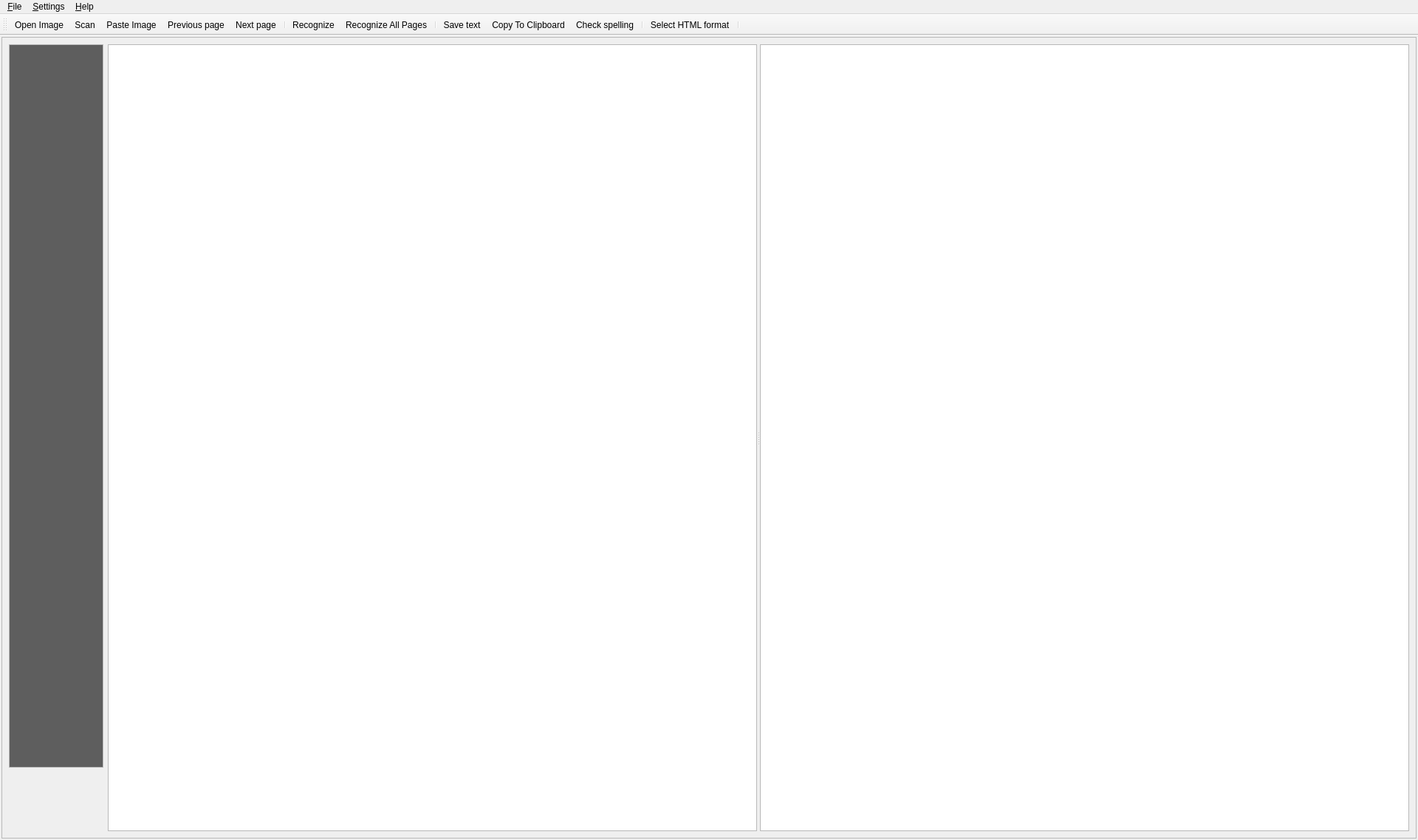
<?xml version="1.0" encoding="UTF-8"?>
<ui version="4.0">
 <class>MainWindow</class>
 <widget class="QMainWindow" name="MainWindow">
  <property name="geometry">
   <rect>
    <x>0</x>
    <y>0</y>
    <width>1920</width>
    <height>1138</height>
   </rect>
  </property>
  <property name="contextMenuPolicy">
   <enum>Qt::CustomContextMenu</enum>
  </property>
  <property name="windowTitle">
   <string>MainWindow</string>
  </property>
  <property name="windowIcon">
   <iconset resource="yagf.qrc">
    <normaloff>:/yagf.png</normaloff>:/yagf.png</iconset>
  </property>
  <property name="locale">
   <locale language="English" country="UnitedStates"/>
  </property>
  <widget class="QWidget" name="centralwidget">
   <layout class="QVBoxLayout" name="verticalLayout">
    <property name="spacing">
     <number>2</number>
    </property>
    <property name="margin">
     <number>2</number>
    </property>
    <item>
     <widget class="QFrame" name="frame">
      <property name="frameShape">
       <enum>QFrame::StyledPanel</enum>
      </property>
      <property name="frameShadow">
       <enum>QFrame::Raised</enum>
      </property>
      <layout class="QHBoxLayout" name="horizontalLayout_2">
       <item>
        <layout class="QHBoxLayout" name="horizontalLayout">
         <item>
          <layout class="QVBoxLayout" name="verticalLayout_2">
           <item>
            <widget class="SideBar" name="sideBar">
             <property name="minimumSize">
              <size>
               <width>128</width>
               <height>0</height>
              </size>
             </property>
             <property name="maximumSize">
              <size>
               <width>128</width>
               <height>16777215</height>
              </size>
             </property>
             <property name="palette">
              <palette>
               <active>
                <colorrole role="Base">
                 <brush brushstyle="SolidPattern">
                  <color alpha="255">
                   <red>94</red>
                   <green>94</green>
                   <blue>94</blue>
                  </color>
                 </brush>
                </colorrole>
               </active>
               <inactive>
                <colorrole role="Base">
                 <brush brushstyle="SolidPattern">
                  <color alpha="255">
                   <red>94</red>
                   <green>94</green>
                   <blue>94</blue>
                  </color>
                 </brush>
                </colorrole>
               </inactive>
               <disabled>
                <colorrole role="Base">
                 <brush brushstyle="SolidPattern">
                  <color alpha="255">
                   <red>255</red>
                   <green>255</green>
                   <blue>255</blue>
                  </color>
                 </brush>
                </colorrole>
               </disabled>
              </palette>
             </property>
             <property name="midLineWidth">
              <number>1</number>
             </property>
             <property name="horizontalScrollBarPolicy">
              <enum>Qt::ScrollBarAlwaysOff</enum>
             </property>
             <property name="alternatingRowColors">
              <bool>true</bool>
             </property>
             <property name="iconSize">
              <size>
               <width>100</width>
               <height>128</height>
              </size>
             </property>
             <property name="textElideMode">
              <enum>Qt::ElideNone</enum>
             </property>
             <property name="flow">
              <enum>QListView::LeftToRight</enum>
             </property>
             <property name="spacing">
              <number>4</number>
             </property>
             <property name="viewMode">
              <enum>QListView::IconMode</enum>
             </property>
            </widget>
           </item>
           <item>
            <widget class="DropLabel" name="label">
             <property name="minimumSize">
              <size>
               <width>128</width>
               <height>80</height>
              </size>
             </property>
             <property name="maximumSize">
              <size>
               <width>128</width>
               <height>80</height>
              </size>
             </property>
             <property name="palette">
              <palette>
               <active>
                <colorrole role="WindowText">
                 <brush brushstyle="SolidPattern">
                  <color alpha="255">
                   <red>76</red>
                   <green>76</green>
                   <blue>76</blue>
                  </color>
                 </brush>
                </colorrole>
                <colorrole role="Button">
                 <brush brushstyle="SolidPattern">
                  <color alpha="255">
                   <red>94</red>
                   <green>94</green>
                   <blue>94</blue>
                  </color>
                 </brush>
                </colorrole>
                <colorrole role="Dark">
                 <brush brushstyle="SolidPattern">
                  <color alpha="255">
                   <red>94</red>
                   <green>94</green>
                   <blue>94</blue>
                  </color>
                 </brush>
                </colorrole>
                <colorrole role="Text">
                 <brush brushstyle="SolidPattern">
                  <color alpha="255">
                   <red>60</red>
                   <green>60</green>
                   <blue>60</blue>
                  </color>
                 </brush>
                </colorrole>
                <colorrole role="BrightText">
                 <brush brushstyle="SolidPattern">
                  <color alpha="255">
                   <red>94</red>
                   <green>94</green>
                   <blue>94</blue>
                  </color>
                 </brush>
                </colorrole>
                <colorrole role="ButtonText">
                 <brush brushstyle="SolidPattern">
                  <color alpha="255">
                   <red>76</red>
                   <green>76</green>
                   <blue>76</blue>
                  </color>
                 </brush>
                </colorrole>
                <colorrole role="Base">
                 <brush brushstyle="SolidPattern">
                  <color alpha="255">
                   <red>94</red>
                   <green>94</green>
                   <blue>94</blue>
                  </color>
                 </brush>
                </colorrole>
                <colorrole role="Window">
                 <brush brushstyle="SolidPattern">
                  <color alpha="255">
                   <red>94</red>
                   <green>94</green>
                   <blue>94</blue>
                  </color>
                 </brush>
                </colorrole>
                <colorrole role="AlternateBase">
                 <brush brushstyle="SolidPattern">
                  <color alpha="255">
                   <red>94</red>
                   <green>94</green>
                   <blue>94</blue>
                  </color>
                 </brush>
                </colorrole>
                <colorrole role="NoRole">
                 <brush brushstyle="SolidPattern">
                  <color alpha="255">
                   <red>94</red>
                   <green>94</green>
                   <blue>94</blue>
                  </color>
                 </brush>
                </colorrole>
               </active>
               <inactive>
                <colorrole role="WindowText">
                 <brush brushstyle="SolidPattern">
                  <color alpha="255">
                   <red>76</red>
                   <green>76</green>
                   <blue>76</blue>
                  </color>
                 </brush>
                </colorrole>
                <colorrole role="Button">
                 <brush brushstyle="SolidPattern">
                  <color alpha="255">
                   <red>94</red>
                   <green>94</green>
                   <blue>94</blue>
                  </color>
                 </brush>
                </colorrole>
                <colorrole role="Dark">
                 <brush brushstyle="SolidPattern">
                  <color alpha="255">
                   <red>94</red>
                   <green>94</green>
                   <blue>94</blue>
                  </color>
                 </brush>
                </colorrole>
                <colorrole role="Text">
                 <brush brushstyle="SolidPattern">
                  <color alpha="255">
                   <red>60</red>
                   <green>60</green>
                   <blue>60</blue>
                  </color>
                 </brush>
                </colorrole>
                <colorrole role="BrightText">
                 <brush brushstyle="SolidPattern">
                  <color alpha="255">
                   <red>94</red>
                   <green>94</green>
                   <blue>94</blue>
                  </color>
                 </brush>
                </colorrole>
                <colorrole role="ButtonText">
                 <brush brushstyle="SolidPattern">
                  <color alpha="255">
                   <red>76</red>
                   <green>76</green>
                   <blue>76</blue>
                  </color>
                 </brush>
                </colorrole>
                <colorrole role="Base">
                 <brush brushstyle="SolidPattern">
                  <color alpha="255">
                   <red>94</red>
                   <green>94</green>
                   <blue>94</blue>
                  </color>
                 </brush>
                </colorrole>
                <colorrole role="Window">
                 <brush brushstyle="SolidPattern">
                  <color alpha="255">
                   <red>94</red>
                   <green>94</green>
                   <blue>94</blue>
                  </color>
                 </brush>
                </colorrole>
                <colorrole role="AlternateBase">
                 <brush brushstyle="SolidPattern">
                  <color alpha="255">
                   <red>94</red>
                   <green>94</green>
                   <blue>94</blue>
                  </color>
                 </brush>
                </colorrole>
                <colorrole role="NoRole">
                 <brush brushstyle="SolidPattern">
                  <color alpha="255">
                   <red>94</red>
                   <green>94</green>
                   <blue>94</blue>
                  </color>
                 </brush>
                </colorrole>
               </inactive>
               <disabled>
                <colorrole role="WindowText">
                 <brush brushstyle="SolidPattern">
                  <color alpha="255">
                   <red>94</red>
                   <green>94</green>
                   <blue>94</blue>
                  </color>
                 </brush>
                </colorrole>
                <colorrole role="Button">
                 <brush brushstyle="SolidPattern">
                  <color alpha="255">
                   <red>94</red>
                   <green>94</green>
                   <blue>94</blue>
                  </color>
                 </brush>
                </colorrole>
                <colorrole role="Dark">
                 <brush brushstyle="SolidPattern">
                  <color alpha="255">
                   <red>94</red>
                   <green>94</green>
                   <blue>94</blue>
                  </color>
                 </brush>
                </colorrole>
                <colorrole role="Text">
                 <brush brushstyle="SolidPattern">
                  <color alpha="255">
                   <red>94</red>
                   <green>94</green>
                   <blue>94</blue>
                  </color>
                 </brush>
                </colorrole>
                <colorrole role="BrightText">
                 <brush brushstyle="SolidPattern">
                  <color alpha="255">
                   <red>94</red>
                   <green>94</green>
                   <blue>94</blue>
                  </color>
                 </brush>
                </colorrole>
                <colorrole role="ButtonText">
                 <brush brushstyle="SolidPattern">
                  <color alpha="255">
                   <red>94</red>
                   <green>94</green>
                   <blue>94</blue>
                  </color>
                 </brush>
                </colorrole>
                <colorrole role="Base">
                 <brush brushstyle="SolidPattern">
                  <color alpha="255">
                   <red>94</red>
                   <green>94</green>
                   <blue>94</blue>
                  </color>
                 </brush>
                </colorrole>
                <colorrole role="Window">
                 <brush brushstyle="SolidPattern">
                  <color alpha="255">
                   <red>94</red>
                   <green>94</green>
                   <blue>94</blue>
                  </color>
                 </brush>
                </colorrole>
                <colorrole role="AlternateBase">
                 <brush brushstyle="SolidPattern">
                  <color alpha="255">
                   <red>94</red>
                   <green>94</green>
                   <blue>94</blue>
                  </color>
                 </brush>
                </colorrole>
                <colorrole role="NoRole">
                 <brush brushstyle="SolidPattern">
                  <color alpha="255">
                   <red>94</red>
                   <green>94</green>
                   <blue>94</blue>
                  </color>
                 </brush>
                </colorrole>
               </disabled>
              </palette>
             </property>
             <property name="text">
              <string/>
             </property>
             <property name="pixmap">
              <pixmap resource="yagf.qrc">:/images/trashcan_full.png</pixmap>
             </property>
             <property name="alignment">
              <set>Qt::AlignCenter</set>
             </property>
            </widget>
           </item>
          </layout>
         </item>
         <item>
          <widget class="QSplitter" name="splitter">
           <property name="sizePolicy">
            <sizepolicy hsizetype="Expanding" vsizetype="Preferred">
             <horstretch>1</horstretch>
             <verstretch>0</verstretch>
            </sizepolicy>
           </property>
           <property name="orientation">
            <enum>Qt::Horizontal</enum>
           </property>
           <widget class="QXtGraphicsView" name="graphicsView">
            <property name="contextMenuPolicy">
             <enum>Qt::NoContextMenu</enum>
            </property>
           </widget>
           <widget class="TextEditor" name="textEdit">
            <property name="font">
             <font>
              <family>Times New Roman</family>
             </font>
            </property>
           </widget>
          </widget>
         </item>
        </layout>
       </item>
      </layout>
     </widget>
    </item>
   </layout>
  </widget>
  <widget class="QMenuBar" name="menubar">
   <property name="geometry">
    <rect>
     <x>0</x>
     <y>0</y>
     <width>1920</width>
     <height>20</height>
    </rect>
   </property>
   <widget class="QMenu" name="menuFile">
    <property name="title">
     <string>&amp;File</string>
    </property>
    <addaction name="actionOpen"/>
    <addaction name="actionScan"/>
    <addaction name="actionPaste_Image"/>
    <addaction name="actionImport_from_PDF"/>
    <addaction name="separator"/>
    <addaction name="actionRecognize"/>
    <addaction name="actionRecognize_All_Pages"/>
    <addaction name="action_Save"/>
    <addaction name="separator"/>
    <addaction name="actionSave_current_image"/>
    <addaction name="separator"/>
    <addaction name="actionQuit"/>
   </widget>
   <widget class="QMenu" name="menu_Help">
    <property name="title">
     <string>&amp;Help</string>
    </property>
    <addaction name="actionOnlineHelp"/>
    <addaction name="actionAbout"/>
   </widget>
   <widget class="QMenu" name="menu_Settings">
    <property name="title">
     <string>&amp;Settings</string>
    </property>
    <addaction name="actionOCR_Settings"/>
    <addaction name="actionToggle_Large_Small_Icons"/>
    <addaction name="actionAdvanced_Settings"/>
   </widget>
   <addaction name="menuFile"/>
   <addaction name="menu_Settings"/>
   <addaction name="menu_Help"/>
  </widget>
  <widget class="QToolBar" name="toolBar">
   <property name="sizePolicy">
    <sizepolicy hsizetype="Preferred" vsizetype="Preferred">
     <horstretch>0</horstretch>
     <verstretch>0</verstretch>
    </sizepolicy>
   </property>
   <property name="minimumSize">
    <size>
     <width>0</width>
     <height>0</height>
    </size>
   </property>
   <property name="windowTitle">
    <string>toolBar</string>
   </property>
   <property name="locale">
    <locale language="English" country="UnitedStates"/>
   </property>
   <property name="iconSize">
    <size>
     <width>48</width>
     <height>48</height>
    </size>
   </property>
   <attribute name="toolBarArea">
    <enum>TopToolBarArea</enum>
   </attribute>
   <attribute name="toolBarBreak">
    <bool>false</bool>
   </attribute>
   <addaction name="actionOpen"/>
   <addaction name="actionScan"/>
   <addaction name="actionPaste_Image"/>
   <addaction name="actionPreviousPage"/>
   <addaction name="actionNextPage"/>
   <addaction name="separator"/>
   <addaction name="actionRecognize"/>
   <addaction name="actionRecognize_All_Pages"/>
   <addaction name="separator"/>
   <addaction name="action_Save"/>
   <addaction name="actionCopyToClipboard"/>
   <addaction name="actionCheck_spelling"/>
   <addaction name="separator"/>
   <addaction name="actionSelect_HTML_format"/>
   <addaction name="separator"/>
  </widget>
  <action name="actionScan">
   <property name="icon">
    <iconset resource="yagf.qrc">
     <normaloff>:/images/scanner48.png</normaloff>:/images/scanner48.png</iconset>
   </property>
   <property name="text">
    <string>S&amp;can...</string>
   </property>
   <property name="statusTip">
    <string>Scanning images using XSane...</string>
   </property>
   <property name="shortcut">
    <string>Ctrl+N</string>
   </property>
  </action>
  <action name="action_Save">
   <property name="icon">
    <iconset resource="yagf.qrc">
     <normaloff>:/images/document_save_as.png</normaloff>:/images/document_save_as.png</iconset>
   </property>
   <property name="text">
    <string>&amp;Save text...</string>
   </property>
   <property name="shortcut">
    <string>Ctrl+S</string>
   </property>
  </action>
  <action name="actionOpen">
   <property name="icon">
    <iconset resource="yagf.qrc">
     <normaloff>:/images/document_open.png</normaloff>:/images/document_open.png</iconset>
   </property>
   <property name="text">
    <string>&amp;Open Image...</string>
   </property>
   <property name="toolTip">
    <string>Open Image</string>
   </property>
   <property name="shortcut">
    <string>Ctrl+O</string>
   </property>
  </action>
  <action name="actionRecognize">
   <property name="icon">
    <iconset resource="yagf.qrc">
     <normaloff>:/images/filefind.png</normaloff>:/images/filefind.png</iconset>
   </property>
   <property name="text">
    <string>&amp;Recognize</string>
   </property>
   <property name="statusTip">
    <string>Recognizing text...</string>
   </property>
   <property name="shortcut">
    <string>Ctrl+R</string>
   </property>
  </action>
  <action name="actionChoose_Language">
   <property name="text">
    <string>Choose &amp;Language</string>
   </property>
  </action>
  <action name="actionQuit">
   <property name="text">
    <string>Quit</string>
   </property>
   <property name="shortcut">
    <string>Ctrl+Q</string>
   </property>
  </action>
  <action name="actionPreviousPage">
   <property name="icon">
    <iconset resource="yagf.qrc">
     <normaloff>:/images/back.png</normaloff>:/images/back.png</iconset>
   </property>
   <property name="text">
    <string>Previous page</string>
   </property>
   <property name="toolTip">
    <string>Move to previous image</string>
   </property>
  </action>
  <action name="actionNextPage">
   <property name="icon">
    <iconset resource="yagf.qrc">
     <normaloff>:/images/forward.png</normaloff>:/images/forward.png</iconset>
   </property>
   <property name="text">
    <string>Next page</string>
   </property>
   <property name="toolTip">
    <string>Move to next image</string>
   </property>
  </action>
  <action name="actionOnine_help">
   <property name="text">
    <string>Online Help</string>
   </property>
  </action>
  <action name="actionAbout">
   <property name="text">
    <string>About...</string>
   </property>
  </action>
  <action name="actionOnlineHelp">
   <property name="text">
    <string>Online Help</string>
   </property>
  </action>
  <action name="actionCopyToClipboard">
   <property name="icon">
    <iconset resource="yagf.qrc">
     <normaloff>:/images/editcopy.png</normaloff>:/images/editcopy.png</iconset>
   </property>
   <property name="text">
    <string>Copy To Clipboard</string>
   </property>
   <property name="toolTip">
    <string>Copy recognized text to clipboard</string>
   </property>
  </action>
  <action name="actionRecognize_All_Pages">
   <property name="icon">
    <iconset resource="yagf.qrc">
     <normaloff>:/batch.png</normaloff>:/batch.png</iconset>
   </property>
   <property name="text">
    <string>Recognize &amp;All Pages</string>
   </property>
   <property name="toolTip">
    <string>Recognize All Pages</string>
   </property>
   <property name="shortcut">
    <string>Ctrl+A</string>
   </property>
  </action>
  <action name="ActionClearAllBlocks">
   <property name="icon">
    <iconset resource="yagf.qrc">
     <normaloff>:/images/clearblocks.png</normaloff>:/images/clearblocks.png</iconset>
   </property>
   <property name="text">
    <string>Clear all blocks</string>
   </property>
   <property name="toolTip">
    <string>Clear all blocks</string>
   </property>
  </action>
  <action name="ActionDeleteBlock">
   <property name="icon">
    <iconset resource="yagf.qrc">
     <normaloff>:/images/trashcan2-s.png</normaloff>:/images/trashcan2-s.png</iconset>
   </property>
   <property name="text">
    <string>Delete the current block</string>
   </property>
   <property name="toolTip">
    <string>Delete the current block</string>
   </property>
  </action>
  <action name="actionRecognize_block">
   <property name="icon">
    <iconset resource="yagf.qrc">
     <normaloff>:/images/recblocks.png</normaloff>:/images/recblocks.png</iconset>
   </property>
   <property name="text">
    <string>Recognize block</string>
   </property>
   <property name="toolTip">
    <string>Recognize this block</string>
   </property>
  </action>
  <action name="actionClear_numbers">
   <property name="text">
    <string>Clear numbers</string>
   </property>
   <property name="toolTip">
    <string>Crear block numbering</string>
   </property>
  </action>
  <action name="actionCheck_spelling">
   <property name="checkable">
    <bool>true</bool>
   </property>
   <property name="icon">
    <iconset resource="yagf.qrc">
     <normaloff>:/images/check_spelling.png</normaloff>:/images/check_spelling.png</iconset>
   </property>
   <property name="text">
    <string>Check spelling</string>
   </property>
  </action>
  <action name="actionSave_current_image">
   <property name="icon">
    <iconset resource="yagf.qrc">
     <normaloff>:/images/savpicas.png</normaloff>:/images/savpicas.png</iconset>
   </property>
   <property name="text">
    <string>Save current image...</string>
   </property>
   <property name="toolTip">
    <string>Save currently opened image in its real size</string>
   </property>
  </action>
  <action name="actionSave_block">
   <property name="icon">
    <iconset resource="yagf.qrc">
     <normaloff>:/images/saveblock.png</normaloff>:/images/saveblock.png</iconset>
   </property>
   <property name="text">
    <string>Save block</string>
   </property>
   <property name="toolTip">
    <string>Save the current block to the image file</string>
   </property>
  </action>
  <action name="actionDeskew">
   <property name="icon">
    <iconset resource="yagf.qrc">
     <normaloff>:/images/deskew2.png</normaloff>:/images/deskew2.png</iconset>
   </property>
   <property name="text">
    <string>Deskew</string>
   </property>
   <property name="toolTip">
    <string>Correct the page skew </string>
   </property>
  </action>
  <action name="actionSelect_HTML_format">
   <property name="checkable">
    <bool>true</bool>
   </property>
   <property name="icon">
    <iconset resource="yagf.qrc">
     <normaloff>:/images/stock_new_html.png</normaloff>:/images/stock_new_html.png</iconset>
   </property>
   <property name="text">
    <string>Select HTML format</string>
   </property>
   <property name="toolTip">
    <string>Select HTML format as recognition output</string>
   </property>
  </action>
  <action name="actionTBLV">
   <property name="icon">
    <iconset resource="yagf.qrc">
     <normaloff>:/images/larger.png</normaloff>:/images/larger.png</iconset>
   </property>
   <property name="text">
    <string>Larger view</string>
   </property>
   <property name="toolTip">
    <string>Larger view</string>
   </property>
  </action>
  <action name="actionSmaller_view">
   <property name="icon">
    <iconset resource="yagf.qrc">
     <normaloff>:/images/smaller.png</normaloff>:/images/smaller.png</iconset>
   </property>
   <property name="text">
    <string>Smaller view</string>
   </property>
   <property name="toolTip">
    <string>Smaller view</string>
   </property>
  </action>
  <action name="actionRotate_90_CCW">
   <property name="icon">
    <iconset resource="yagf.qrc">
     <normaloff>:/images/rccw.png</normaloff>:/images/rccw.png</iconset>
   </property>
   <property name="text">
    <string>Rotate 90 CCW</string>
   </property>
   <property name="toolTip">
    <string>Rotate 90 CCW</string>
   </property>
  </action>
  <action name="actionRotate_180">
   <property name="icon">
    <iconset resource="yagf.qrc">
     <normaloff>:/images/revert.png</normaloff>:/images/revert.png</iconset>
   </property>
   <property name="text">
    <string>Rotate 180</string>
   </property>
   <property name="toolTip">
    <string>Rotate 180</string>
   </property>
  </action>
  <action name="actionRotate_90_CW">
   <property name="icon">
    <iconset resource="yagf.qrc">
     <normaloff>:/images/rcw.png</normaloff>:/images/rcw.png</iconset>
   </property>
   <property name="text">
    <string>Rotate 90 CW</string>
   </property>
   <property name="toolTip">
    <string>Rotate 90 CW</string>
   </property>
  </action>
  <action name="actionHideShowTolbar">
   <property name="text">
    <string>&lt;&lt;</string>
   </property>
   <property name="toolTip">
    <string>Hide/Show Toolbar</string>
   </property>
  </action>
  <action name="actionImport_from_PDF">
   <property name="icon">
    <iconset resource="yagf.qrc">
     <normaloff>:/images/application_pdf.png</normaloff>:/images/application_pdf.png</iconset>
   </property>
   <property name="text">
    <string>Import from PDF...</string>
   </property>
   <property name="toolTip">
    <string>Import pages from PDF documents</string>
   </property>
  </action>
  <action name="actionOCR_Settings">
   <property name="text">
    <string>OCR Settings</string>
   </property>
   <property name="toolTip">
    <string>Set up the OCR parameters</string>
   </property>
  </action>
  <action name="actionPaste_Image">
   <property name="icon">
    <iconset resource="yagf.qrc">
     <normaloff>:/images/edit_paste.png</normaloff>:/images/edit_paste.png</iconset>
   </property>
   <property name="text">
    <string>Paste Image</string>
   </property>
   <property name="toolTip">
    <string>Paste image from clipboard</string>
   </property>
  </action>
  <action name="actionSelect_Text_Area">
   <property name="icon">
    <iconset resource="yagf.qrc">
     <normaloff>:/images/selecttext.png</normaloff>:/images/selecttext.png</iconset>
   </property>
   <property name="text">
    <string>Select Text Area</string>
   </property>
   <property name="toolTip">
    <string>Select Text Area</string>
   </property>
  </action>
  <action name="actionDeskew_by_Block">
   <property name="text">
    <string>Deskew  Block</string>
   </property>
   <property name="toolTip">
    <string>Deskew the current block</string>
   </property>
  </action>
  <action name="actionAdvanced_Settings">
   <property name="text">
    <string>Advanced Settings</string>
   </property>
   <property name="toolTip">
    <string>The settings you should probably never change</string>
   </property>
  </action>
  <action name="actionSelect_multiple_blocks">
   <property name="icon">
    <iconset resource="yagf.qrc">
     <normaloff>:/images/selectmulti.png</normaloff>:/images/selectmulti.png</iconset>
   </property>
   <property name="text">
    <string>select multiple blocks</string>
   </property>
   <property name="toolTip">
    <string>Splits text into several blocks</string>
   </property>
  </action>
  <action name="actionToggle_Large_Small_Icons">
   <property name="text">
    <string>Toggle Large/Small Icons</string>
   </property>
  </action>
 </widget>
 <customwidgets>
  <customwidget>
   <class>QXtGraphicsView</class>
   <extends>QGraphicsView</extends>
   <header location="global">src/qxtgraphicsview.h</header>
  </customwidget>
  <customwidget>
   <class>SideBar</class>
   <extends>QListWidget</extends>
   <header location="global">src/sidebar.h</header>
  </customwidget>
  <customwidget>
   <class>DropLabel</class>
   <extends>QLabel</extends>
   <header>src/droplabel.h</header>
  </customwidget>
  <customwidget>
   <class>TextEditor</class>
   <extends>QTextEdit</extends>
   <header>src/texteditor.h</header>
  </customwidget>
 </customwidgets>
 <resources>
  <include location="yagf.qrc"/>
 </resources>
 <connections>
  <connection>
   <sender>actionTBLV</sender>
   <signal>triggered()</signal>
   <receiver>MainWindow</receiver>
   <slot>enlargeButtonClicked()</slot>
   <hints>
    <hint type="sourcelabel">
     <x>-1</x>
     <y>-1</y>
    </hint>
    <hint type="destinationlabel">
     <x>959</x>
     <y>568</y>
    </hint>
   </hints>
  </connection>
  <connection>
   <sender>actionSmaller_view</sender>
   <signal>triggered()</signal>
   <receiver>MainWindow</receiver>
   <slot>decreaseButtonClicked()</slot>
   <hints>
    <hint type="sourcelabel">
     <x>-1</x>
     <y>-1</y>
    </hint>
    <hint type="destinationlabel">
     <x>959</x>
     <y>568</y>
    </hint>
   </hints>
  </connection>
  <connection>
   <sender>actionRotate_90_CCW</sender>
   <signal>triggered()</signal>
   <receiver>MainWindow</receiver>
   <slot>rotateCCWButtonClicked()</slot>
   <hints>
    <hint type="sourcelabel">
     <x>-1</x>
     <y>-1</y>
    </hint>
    <hint type="destinationlabel">
     <x>959</x>
     <y>568</y>
    </hint>
   </hints>
  </connection>
  <connection>
   <sender>actionRotate_180</sender>
   <signal>triggered()</signal>
   <receiver>MainWindow</receiver>
   <slot>rotate180ButtonClicked()</slot>
   <hints>
    <hint type="sourcelabel">
     <x>-1</x>
     <y>-1</y>
    </hint>
    <hint type="destinationlabel">
     <x>959</x>
     <y>568</y>
    </hint>
   </hints>
  </connection>
  <connection>
   <sender>actionRotate_90_CW</sender>
   <signal>triggered()</signal>
   <receiver>MainWindow</receiver>
   <slot>rotateCWButtonClicked()</slot>
   <hints>
    <hint type="sourcelabel">
     <x>-1</x>
     <y>-1</y>
    </hint>
    <hint type="destinationlabel">
     <x>959</x>
     <y>568</y>
    </hint>
   </hints>
  </connection>
  <connection>
   <sender>actionHideShowTolbar</sender>
   <signal>triggered()</signal>
   <receiver>MainWindow</receiver>
   <slot>hideToolBar()</slot>
   <hints>
    <hint type="sourcelabel">
     <x>-1</x>
     <y>-1</y>
    </hint>
    <hint type="destinationlabel">
     <x>959</x>
     <y>568</y>
    </hint>
   </hints>
  </connection>
  <connection>
   <sender>actionImport_from_PDF</sender>
   <signal>triggered()</signal>
   <receiver>MainWindow</receiver>
   <slot>importPDF()</slot>
   <hints>
    <hint type="sourcelabel">
     <x>-1</x>
     <y>-1</y>
    </hint>
    <hint type="destinationlabel">
     <x>959</x>
     <y>568</y>
    </hint>
   </hints>
  </connection>
  <connection>
   <sender>actionOCR_Settings</sender>
   <signal>triggered()</signal>
   <receiver>MainWindow</receiver>
   <slot>showConfigDlg()</slot>
   <hints>
    <hint type="sourcelabel">
     <x>-1</x>
     <y>-1</y>
    </hint>
    <hint type="destinationlabel">
     <x>959</x>
     <y>568</y>
    </hint>
   </hints>
  </connection>
  <connection>
   <sender>actionPaste_Image</sender>
   <signal>triggered()</signal>
   <receiver>MainWindow</receiver>
   <slot>pasteimage()</slot>
   <hints>
    <hint type="sourcelabel">
     <x>-1</x>
     <y>-1</y>
    </hint>
    <hint type="destinationlabel">
     <x>959</x>
     <y>568</y>
    </hint>
   </hints>
  </connection>
  <connection>
   <sender>actionSelect_Text_Area</sender>
   <signal>triggered()</signal>
   <receiver>MainWindow</receiver>
   <slot>selectTextArea()</slot>
   <hints>
    <hint type="sourcelabel">
     <x>-1</x>
     <y>-1</y>
    </hint>
    <hint type="destinationlabel">
     <x>959</x>
     <y>568</y>
    </hint>
   </hints>
  </connection>
  <connection>
   <sender>actionDeskew_by_Block</sender>
   <signal>triggered()</signal>
   <receiver>MainWindow</receiver>
   <slot>deskewByBlock()</slot>
   <hints>
    <hint type="sourcelabel">
     <x>-1</x>
     <y>-1</y>
    </hint>
    <hint type="destinationlabel">
     <x>959</x>
     <y>568</y>
    </hint>
   </hints>
  </connection>
  <connection>
   <sender>actionAdvanced_Settings</sender>
   <signal>triggered()</signal>
   <receiver>MainWindow</receiver>
   <slot>showAdvancedSettings()</slot>
   <hints>
    <hint type="sourcelabel">
     <x>-1</x>
     <y>-1</y>
    </hint>
    <hint type="destinationlabel">
     <x>959</x>
     <y>568</y>
    </hint>
   </hints>
  </connection>
  <connection>
   <sender>actionSelect_multiple_blocks</sender>
   <signal>triggered()</signal>
   <receiver>MainWindow</receiver>
   <slot>selectBlocks()</slot>
   <hints>
    <hint type="sourcelabel">
     <x>-1</x>
     <y>-1</y>
    </hint>
    <hint type="destinationlabel">
     <x>959</x>
     <y>568</y>
    </hint>
   </hints>
  </connection>
  <connection>
   <sender>actionToggle_Large_Small_Icons</sender>
   <signal>triggered()</signal>
   <receiver>MainWindow</receiver>
   <slot>setSmallIcons()</slot>
   <hints>
    <hint type="sourcelabel">
     <x>-1</x>
     <y>-1</y>
    </hint>
    <hint type="destinationlabel">
     <x>959</x>
     <y>568</y>
    </hint>
   </hints>
  </connection>
 </connections>
 <slots>
  <slot>rotateCWButtonClicked()</slot>
  <slot>rotateCCWButtonClicked()</slot>
  <slot>rotate180ButtonClicked()</slot>
  <slot>enlargeButtonClicked()</slot>
  <slot>decreaseButtonClicked()</slot>
  <slot>hideToolBar()</slot>
  <slot>importPDF()</slot>
  <slot>showConfigDlg()</slot>
  <slot>pasteimage()</slot>
  <slot>blockAllText()</slot>
  <slot>deskewByBlock()</slot>
  <slot>showAdvancedSettings()</slot>
  <slot>selectTextArea()</slot>
  <slot>selectBlocks()</slot>
  <slot>setSmallIcons()</slot>
 </slots>
</ui>
